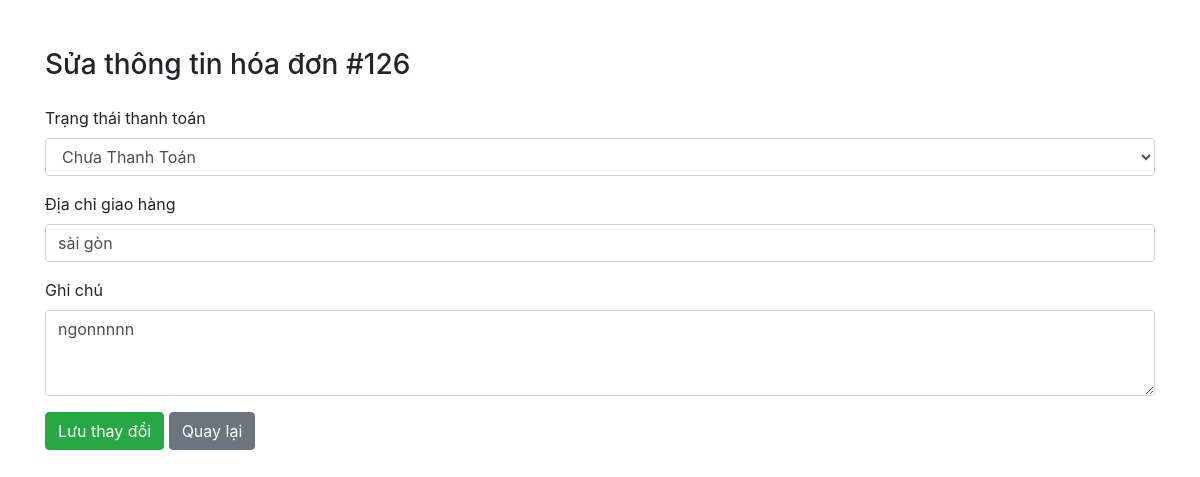
Before: /admin/sua_hoadon.php?id=126 with the older database file.
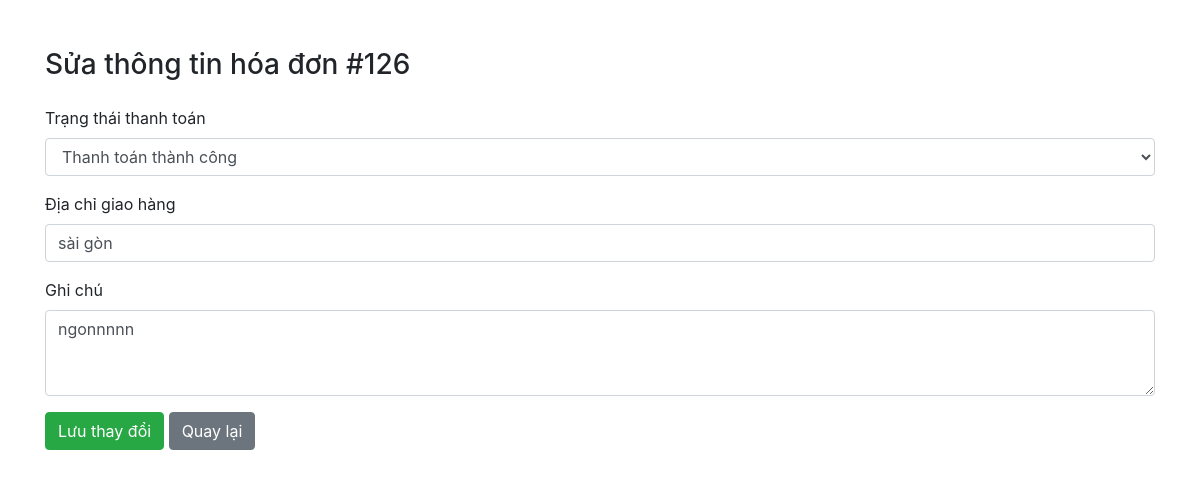
After: the same page with the newer database file.
### tables this page shows
CREATE TABLE `invoice` (
  `invoice_id` int(11) NOT NULL,
  `invoice_date` date NOT NULL,
  `payment_status` varchar(25) NOT NULL,
  `total_amount` decimal(10,3) NOT NULL,
  `due_date` date NOT NULL,
  `billing_address` varchar(255) DEFAULT NULL,
  `user_id` int(11) NOT NULL,
  `recipient_name` varchar(255) NOT NULL,
  `phone` varchar(20) NOT NULL,
  `notes` text DEFAULT NULL
);

### admin/sua_hoadon.php (the view, shortened to what this page needs)
<?php
include '../model/config.php';
$invoice_id = intval($_GET['id']);
$sql = "SELECT * FROM invoice WHERE invoice_id = $invoice_id";
$result = mysqli_query($conn, $sql);
$invoice = mysqli_fetch_assoc($result);
?>
<!DOCTYPE html>
<html lang="vi">
<head>
    <link rel="stylesheet" href="https://cdn.jsdelivr.net/npm/bootstrap@4.6.2/dist/css/bootstrap.min.css">
</head>
<body class="container mt-5">
    <h3 class="mb-4">Sửa thông tin hóa đơn #<?php echo $invoice['invoice_id']; ?></h3>
    <form method="POST">
        <div class="form-group">
            <label>Trạng thái thanh toán</label>
            <select name="payment_status" class="form-control" required>
                <option value="Chưa Thanh Toán" <?php if($invoice['payment_status']=='Chưa Thanh Toán') echo 'selected'; ?>>Chưa Thanh Toán</option>
                <option value="Thanh toán thành công" <?php if($invoice['payment_status']=='Thanh toán thành công') echo 'selected'; ?>>Thanh toán thành công</option>
            </select>
        </div>
        <div class="form-group">
            <label>Địa chỉ giao hàng</label>
            <input type="text" name="billing_address" class="form-control"
                   value="<?php echo htmlspecialchars($invoice['billing_address']); ?>" required>
        </div>
        <div class="form-group">
            <label>Ghi chú</label>
            <textarea name="notes" class="form-control" rows="3"><?php echo htmlspecialchars($invoice['notes']); ?></textarea>
        </div>
        <button type="submit" class="btn btn-success">Lưu thay đổi</button>
        <a href="hoadon.php" class="btn btn-secondary">Quay lại</a>
    </form>
</body>
</html>

Changed rows visible on the page:
changed invoice "sài gòn": payment_status "Chưa Thanh Toán" → "Thanh toán thành công"
